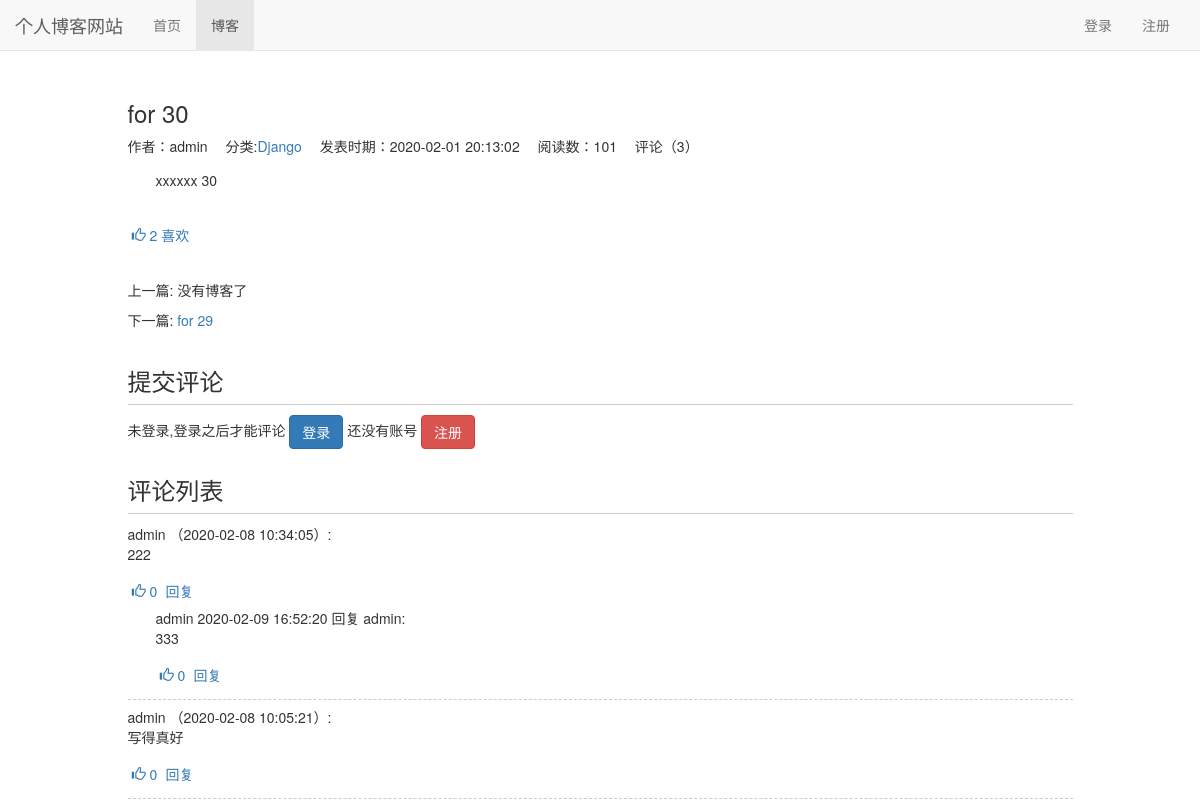
Screenshot of /blog/35/ with the database file from the repository.
### blog/models.py (models this page shows, shortened)
class Blog(models.Model, ReadNumExpandMethod):
    title = models.CharField(max_length=128)
    content = MDTextField()
    author = models.ForeignKey(User, on_delete=models.CASCADE)
    read_details = GenericRelation(ReadDetail)
    created_time = models.DateTimeField(auto_now_add=True)
    last_updated_time = models.DateTimeField(auto_now=True)
    blog_type = models.ForeignKey(BlogType,on_delete=models.CASCADE)
    class Meta:
        ordering = ['-created_time']

class BlogType(models.Model):
    type_name = models.CharField(max_length=32)
    def __str__(self):
        return self.type_name

### read_statistics/models.py (models this page shows)
class ReadNum(models.Model):
    read_num = models.IntegerField(default=0)
    content_type = models.ForeignKey(ContentType, on_delete=models.CASCADE)
    object_id = models.PositiveIntegerField()
    content_object = GenericForeignKey('content_type', 'object_id')

### likes/models.py (models this page shows)
class LikeCount(models.Model):
    content_type = models.ForeignKey(ContentType, on_delete=models.CASCADE)
    object_id = models.PositiveIntegerField()
    content_object = GenericForeignKey('content_type', 'object_id')
    like_num = models.IntegerField(default=0)

### comment/models.py (models this page shows, shortened)
class Comment(models.Model):
    content_type = models.ForeignKey(ContentType, on_delete=models.CASCADE)
    object_id = models.PositiveIntegerField()
    content_object = GenericForeignKey('content_type', 'object_id')
    text = models.TextField()
    comment_time = models.DateTimeField(auto_now_add=True)
    user = models.ForeignKey(User, related_name='comments', on_delete=models.CASCADE)
    root = models.ForeignKey('self', null=True, related_name='root_comment', on_delete=models.CASCADE)
    parent = models.ForeignKey('self', null=True, related_name='parent_comment', on_delete=models.CASCADE)
    reply_to = models.ForeignKey(User, related_name='replies', null=True, on_delete=models.CASCADE)
    class Meta:
        ordering = ['comment_time']

### blog/views.py (the view)
# urls.py: path('<int:blog_pk>/', blog_detail, name='blog_detail'),
def blog_detail(request, blog_pk):
    blog = get_object_or_404(Blog, pk=blog_pk)
    read_cookie_key = read_statistics_once_read(request,blog)
    previous_blog = Blog.objects.filter(created_time__gt=blog.created_time).last()
    next_blog = Blog.objects.filter(created_time__lt=blog.created_time).first()
    login_form = LoginForm()
    response = render(request, 'blog/blog_detail.html', locals())
    response.set_cookie(read_cookie_key, 'true', max_age=60)
    return response

### blog/templatetags/myfilter.py (called while the page is built)
@register.filter()
def mk(obj):
    obj = markdown.markdown(obj,
                              extensions=[
                                 'markdown.extensions.extra',
                                 'markdown.extensions.codehilite',
                                 'markdown.extensions.toc',
                              ])
    return obj

### comment/templatetags/comment_tag.py (called while the page is built)
@register.simple_tag
def get_comment_count(obj):
    content_type = ContentType.objects.get_for_model(obj)
    return Comment.objects.filter(content_type=content_type, object_id=obj.pk).count()

@register.simple_tag
def get_comment_list(obj):
    content_type = ContentType.objects.get_for_model(obj)
    comments = Comment.objects.filter(content_type=content_type, object_id=obj.pk, parent=None)
    return comments.order_by('-comment_time')

### likes/templatetags/like_tags.py (called while the page is built)
@register.simple_tag
def get_like_count(obj):
    content_type = ContentType.objects.get_for_model(obj)
    like_count, created = LikeCount.objects.get_or_create(content_type=content_type,object_id=obj.pk)
    return like_count.like_num

@register.simple_tag(takes_context=True)
def get_like_status(context, obj):
    content_type = ContentType.objects.get_for_model(obj)
    user = context['user']
    if not user.is_authenticated:
        return ''
    if LikeRecord.objects.filter(content_type=content_type, object_id=obj.pk, user=user).exists():
        return 'active'
    else:
        return ''

@register.simple_tag
def get_content_type(obj):
    content_type = ContentType.objects.get_for_model(obj)
    return content_type.model

### read_statistics/models.py (called while the page is built)
    def get_read_num(self):
        try:
            ct = ContentType.objects.get_for_model(self)
            readnum = ReadNum.objects.get(content_type=ct,object_id=self.pk)
            return readnum.read_num
        except exceptions.ObjectDoesNotExist:
            return 0

### read_statistics/utils.py (called while the page is built)
def read_statistics_once_read(request, obj):
    ct = ContentType.objects.get_for_model(obj)
    key = "%s_%s_read" % (ct.model, obj.pk)
    if not request.COOKIES.get(key):
        readnum, created = ReadNum.objects.get_or_create(content_type=ct, object_id=obj.pk)
        readnum.read_num += 1
        readnum.save()
        date = timezone.now().date()
        readDetail, created = ReadDetail.objects.get_or_create(content_type=ct, object_id=obj.pk, date=date)
        readDetail.read_num += 1
        readDetail.save()
    return key

### blog/templates/blog/blog_detail.html (shortened to what this page needs)
{% extends 'base.html' %}
{% load staticfiles %}
{% load myfilter %}
{% load comment_tag %}
{% load like_tags %}
{% block style %}
    <link rel="stylesheet" href="/static/blog/css/blog.css">
{% endblock %}
{% block nav_blog_active %}active{% endblock %}
{% block content %}
    <div class="container">
        <div class="row">
            <div class="col-xs-10 col-xs-offset-1">
                <h3>{{ blog.title }}</h3>
                <ul class="blog-info-description">
                    <li>作者：{{ blog.author }}</li>
                    <li>分类:<a href="{% url 'blogs_with_type' blog.blog_type.pk %}">{{ blog.blog_type }}</a></li>
                    <li>发表时期：{{ blog.created_time|date:'Y-m-d H:i:s' }}</li>
                    <li>阅读数：{{ blog.get_read_num }}</li>
                    <li>评论（{% get_comment_count blog %}）</li>
                </ul>
                <div class="blog-content">{{ blog.content|mk|safe }}</div>
                <div class="like" onclick="likeChange(this, '{% get_content_type blog %}',{{ blog.pk }})">
                    <span class="glyphicon glyphicon-thumbs-up {% get_like_status blog %}"></span>
                    <span class="like-num">{% get_like_count blog %}</span>
                    <span>喜欢</span>
                </div>
                <div class="blog-more">
                    <p>上一篇:
                        {% if previous_blog %}
                            <a href="{% url 'blog_detail' previous_blog.pk %}">{{ previous_blog.title }}</a>
                        {% else %}
                            没有博客了
                        {% endif %}
                    </p>
                    <p>下一篇:
                        {% if next_blog %}
                            <a href="{% url 'blog_detail' next_blog.pk %}">{{ next_blog.title }}</a>
                        {% else %}
                            没有博客了
                        {% endif %}
                    </p>
                </div>
            </div>
        </div>
        <div class="row">
            <div class="col-xs-10 col-xs-offset-1">
                <div class="comment-area">
                    <h3 class="comment-area-title">提交评论</h3>
                    {% if user.is_authenticated %}
                        <form action="{% url 'update_comment' %}" method="post" id="comment_form" style="overflow: hidden">
                            <label>{{ user.username }},欢迎评论～</label>
                            <div id="reply_content_container" style="display: none">
                                <p id="reply_title">回复：</p>
                                <div id="reply_content">
                                </div>
                            </div>
                        {% csrf_token %}
                        {% get_comment_form blog as comment_form %}
                            {% for field in comment_form %}
                                {{ field }}
                            {% endfor %}
                            <span class="text-danger pull-left" id="comment_error"></span>
                            <input type="submit" value="评论" class="btn btn-primary pull-right" >
                        </form>
                    {% else %}
                        未登录,登录之后才能评论
                        <a href="{% url 'login' %}?from={{ request.get_full_path }}" class="btn btn-primary">登录</a>
                        <span>还没有账号</span>
                        <a href="{% url 'register' %}?from={{ request.get_full_path }}" class="btn btn-danger">注册</a>
                    {% endif %}
                </div>
                <div class="comment-area">
                    <h3 class="comment-area-title">评论列表</h3>
                    <div id="comment_list">
                        {% get_comment_list blog as comments %}
                        {% for comment in comments %}
                        <div id="root_{{ comment.pk }}" class="comment">
                            <span>{{ comment.user.username }}</span>
                            <span>（{{ comment.comment_time|date:'Y-m-d H:i:s'  }}）:</span>
                            <div id="comment_{{ comment.pk }}">
                                {{ comment.text|safe }}
                            </div>
                            <div class="like" onclick="likeChange(this, '{% get_content_type comment %}',{{ comment.pk }})">
                                <span class="glyphicon glyphicon-thumbs-up {% get_like_status comment %}"></span>
                                <span class="like-num">{% get_like_count comment %}</span>
                            </div>
                            <a href="javascript:reply({{ comment.pk }});">回复</a>
                        {% for reply in comment.root_comment.all %}
                        <div class="reply">
                            <span>{{ reply.user.username }}</span>
                            <span>{{ reply.comment_time|date:'Y-m-d H:i:s'  }}</span>
                            <span>回复</span>
                            <span>{{ reply.reply_to.username }}:</span>
                            <div id="comment_{{ reply.pk }}">{{ reply.text|safe }}</div>
                            <div class="like" onclick="likeChange(this, '{% get_content_type reply %}',{{ reply.pk }})">
                                <span class="glyphicon glyphicon-thumbs-up {% get_like_status reply %}"></span>
                                <span class="like-num">{% get_like_count reply %}</span>
                            </div>
                            <a href="javascript:reply({{ reply.pk }});">回复</a>
                        </div>
                        {% endfor %}
                        </div>
                        {% empty %}
                            <span id="no_comment">暂无评论</span>
                        {% endfor %}
                    </div>
                </div>
            </div>
        </div>
    </div>
{% endblock %}

### static/css/base.css (style rules this page uses)
* { margin: 0; padding: 0; }
body { margin-top: 80px!important; }
ul { list-style-type: none!important; }

### static/blog/css/blog.css (style rules this page uses)
ul.blog-info-description { list-style-type: none; margin-bottom: 1em; }
ul.blog-info-description li { display: inline-block; margin-right: 1em; }
div.blog-content { text-indent: 2em; margin-bottom: 2em; }
div.blog-more { margin-top: 2em; }
div.comment-area { margin-top: 2em; }
h3.comment-area-title { border-bottom: 1px solid #ccc; padding-bottom: 0.4em; }
div.comment { border-bottom: 1px dashed #ccc; margin-bottom: 0.5em; padding-bottom: 0.5em; }
div.reply { margin-left: 2em; }
div.like { color: #337ab7; cursor: pointer; display: inline-block; padding: 0.5em 0.3em; }

### rows the page displays
Blog: title "for 30", author "admin", blog_type "Django", created_time "2020-02-01 20:13:02", get_read_num "101", id "3", content|mk "xxxxxx 30", id.like_num "2"
Blog: title "for 29"
Comment: user.username "admin", comment_time "2020-02-08 10:34:05", text "222", id.like_num "0"
Comment: user.username "admin", comment_time "2020-02-09 16:52:20", reply_to.username "admin", text "333", id.like_num "0"
Comment: user.username "admin", comment_time "2020-02-08 10:05:21", text "写得真好", id.like_num "0"
